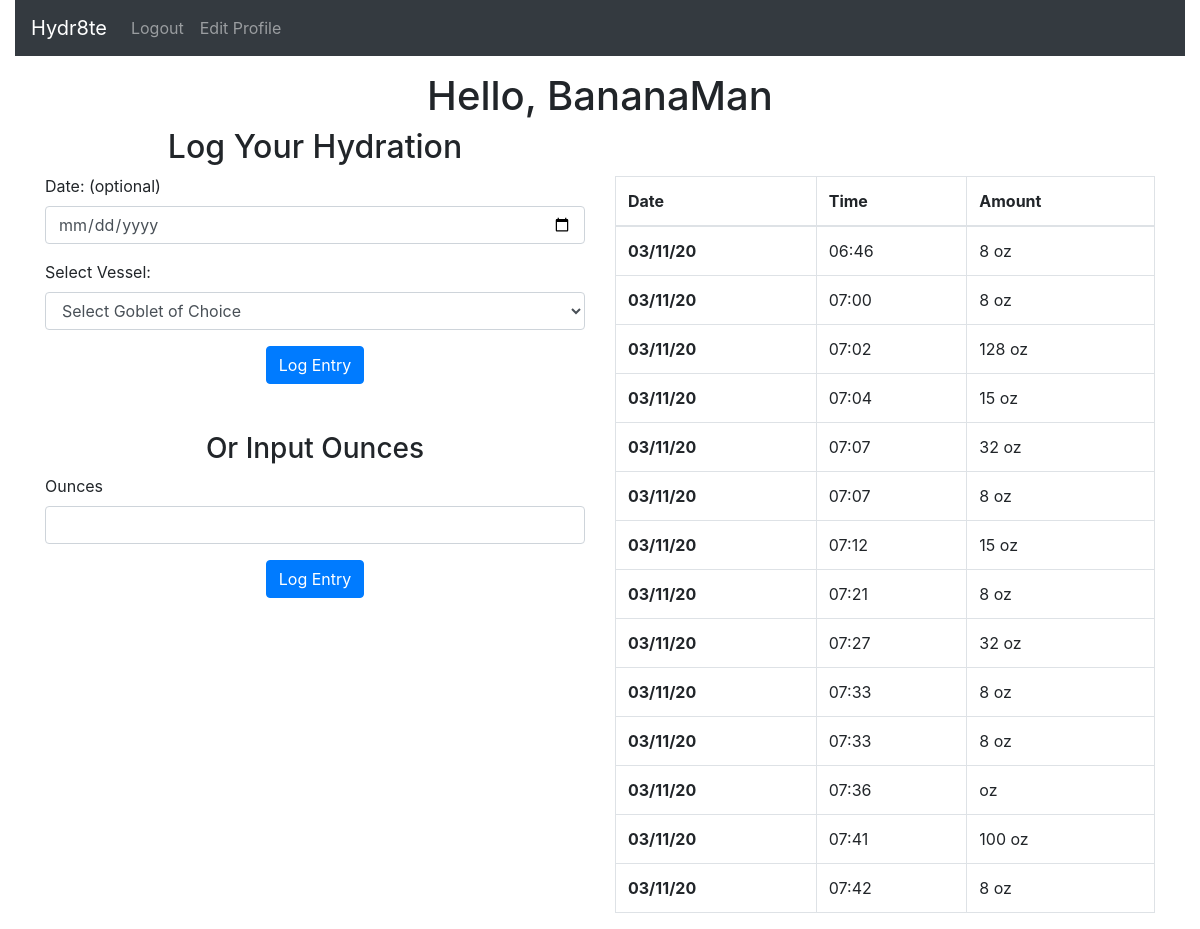
The page /home (signed in) on the database its author committed.
### app.py (models this page shows, shortened)
class User(db.Model):
    __tablename__ = "users"
    id = db.Column(db.Integer, primary_key=True)
    first_name = db.Column(db.String(255))
    last_name = db.Column(db.String(255))
    email = db.Column(db.String(255))
    password = db.Column(db.String(255))
    created_at = db.Column(db.DateTime, server_default=func.now())
    updated_at = db.Column(db.DateTime, server_default=func.now(), onupdate=func.now())

class Entry(db.Model):
    __tablename__ = "entries"
    id = db.Column(db.Integer, primary_key=True)
    amount = db.Column(db.Integer)
    author_id = db.Column(db.Integer, db.ForeignKey("users.id", ondelete="cascade"), nullable=False)
    author = db.relationship('User', foreign_keys=[author_id], backref="user_entries")
    created_at = db.Column(db.DateTime, server_default=func.now())
    updated_at = db.Column(db.DateTime, server_default=func.now(), onupdate=func.now())
    def get_time(self):
        xtime = self.created_at
        time = xtime.strftime("%I:%M")
        return time
    def get_date(self):
        xdate = self.created_at
        date = xdate.strftime("%x")
        return date

### app.py (the view)
@app.route('/home')
def success():
    if 'user_id' not in session:
        return redirect("/")
    else:
        user = User.query.get(session['user_id'])
        all_entries_by_user = user.user_entries
        return render_template("home.html", user=user, entries=all_entries_by_user)

### templates/home.html (shortened to what this page needs)
<!DOCTYPE html>
<html lang="en">
<head>
<link rel="stylesheet" href="https://cdnjs.cloudflare.com/ajax/libs/twitter-bootstrap/4.4.1/css/bootstrap.min.css">
<link rel="stylesheet" href="https://cdnjs.cloudflare.com/ajax/libs/font-awesome/5.11.2/css/all.min.css">
</head>
<body>
  <div class="container-fluid">
    <div class="row">
      <div class="col">
        <nav class="navbar navbar-expand-lg navbar-dark bg-dark">
          <a class="navbar-brand" href="/success">Hydr8te</a>
          <div class="collapse navbar-collapse" id="navbarNav">
            <ul class="navbar-nav mr-auto">
              <li class="nav-item">
                <a class="nav-link text-white-50" href="/logout">Logout</a>
              </li>
              <li class="nav-item">
                <a class="nav-link text-white-50" href="#">Edit Profile</a>
              </li>
            </ul>
          </div>
        </nav>
      </div>
    </div>
    <div class="container">
      <div class="row mt-3">
        <div class="col">
          <h1 class="text-center">Hello, {{ user.first_name }}</h1>
        </div>
      </div>
        <div class="row">
          <div class="col">
            <form action="/add_entry" method="POST">
              <div class="form-group">
                <h2 class="text-center">Log Your Hydration</h2>
                <label for="Date">Date: (optional)</label>
                <input type="date" class="form-control" name="created_at">
              </div>
              <div class="form-group">
                <label for="amount of water">Select Vessel: </label>
                <select class="form-control" name="quantity" required>
                  <option value="" disabled selected>Select Goblet of Choice</option>
                </select>
              </div>
              <div class="d-flex justify-content-center mt-2">
                <button type="submit" class="btn btn-primary">Log Entry</button>
              </div>
            </form>
            <form action="/add_entry" method="POST">
              <div class="form-group">
                <h3 class="text-center mt-5">Or Input Ounces</h3>
                <label for="ounces">Ounces</label>
                <input type="text" class="form-control" name="quantity" required>
              </div>
              <div class="d-flex justify-content-center mt-2">
                <button type="submit" class="btn btn-primary">Log Entry</button>
              </div>
            </form>
          </div>
          <div class="col mt-5">
            <div class="scrollable">
              <table class="table table-bordered" style="overflow:scroll; height:4rem;">
                <thead>
                  <tr>
                    <th>Date</th>
                    <th>Time</th>
                    <th>Amount</th>
                  </tr>
                </thead>
                <tbody>
                  {% for entry in entries %}
                  <tr>
                    <th>{{ entry.get_date() }}</th>
                    <td>{{ entry.get_time() }}</td>
                    <td>{{ entry.amount }} oz</td>
                  </tr>
                  {% endfor %}
                </tbody>
              </table>
            </div>
          </div>
        </div>
      </div>
    </div>
</body>
</html>

### rows shown on the page
User: first_name "BananaMan"
Entry: get_date "03/11/20", get_time "06:46", amount "8"
Entry: get_date "03/11/20", get_time "07:00", amount "8"
Entry: get_date "03/11/20", get_time "07:02", amount "128"
Entry: get_date "03/11/20", get_time "07:04", amount "15"
Entry: get_date "03/11/20", get_time "07:07", amount "32"
Entry: get_date "03/11/20", get_time "07:07", amount "8"
Entry: get_date "03/11/20", get_time "07:12", amount "15"
Entry: get_date "03/11/20", get_time "07:21", amount "8"
Entry: get_date "03/11/20", get_time "07:27", amount "32"
Entry: get_date "03/11/20", get_time "07:33", amount "8"
Entry: get_date "03/11/20", get_time "07:33", amount "8"
Entry: get_date "03/11/20", get_time "07:36"
Entry: get_date "03/11/20", get_time "07:41", amount "100"
Entry: get_date "03/11/20", get_time "07:42", amount "8"
